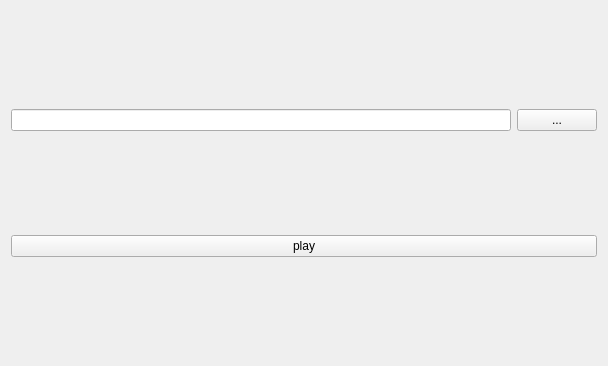
<?xml version="1.0" encoding="UTF-8"?>
<ui version="4.0">
 <class>Screen</class>
 <widget class="QWidget" name="Screen">
  <property name="geometry">
   <rect>
    <x>0</x>
    <y>0</y>
    <width>608</width>
    <height>366</height>
   </rect>
  </property>
  <property name="windowTitle">
   <string>Screen</string>
  </property>
  <layout class="QVBoxLayout" name="verticalLayout">
   <item>
    <layout class="QHBoxLayout" name="horizontalLayout">
     <item>
      <widget class="QLineEdit" name="lineEdit_workDir"/>
     </item>
     <item>
      <widget class="QPushButton" name="pushButton_select">
       <property name="text">
        <string>...</string>
       </property>
      </widget>
     </item>
    </layout>
   </item>
   <item>
    <widget class="QPushButton" name="pushButton_play">
     <property name="text">
      <string>play</string>
     </property>
    </widget>
   </item>
  </layout>
 </widget>
 <resources/>
 <connections/>
</ui>
